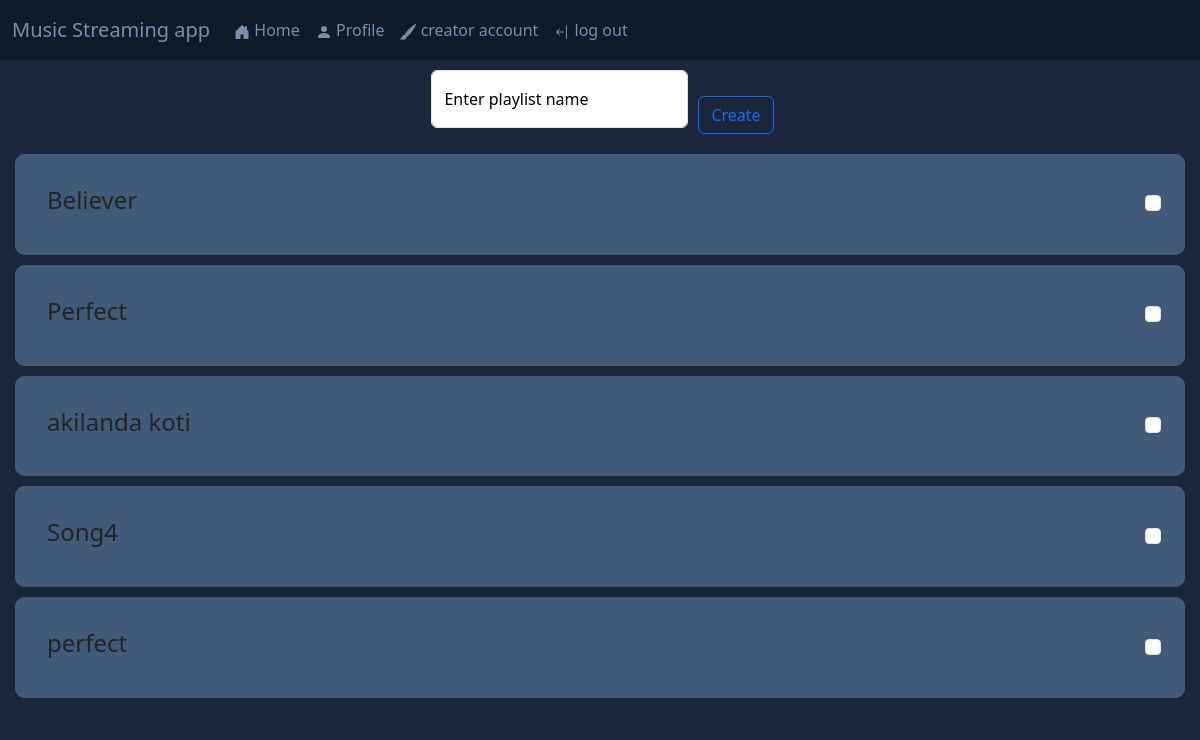
/Home/1/createPlaylist, run on the app's committed database.
### main.py (models this page shows)
class Song(db.Model):
  __tablename__ = "Song"
  Sid = db.Column(db.Integer, primary_key=True, autoincrement=True)
  SongName = db.Column(db.String(80), nullable=False)
  SongLocation = db.Column(db.String(80), nullable=False)
  Genre = db.Column(db.String(80), nullable=False)
  Cid = db.Column(db.Integer, db.ForeignKey("Creator.id"), nullable=False)
  CoverImgLoc = db.Column(db.String(80))
  NoOfStreams = db.Column(db.Integer)
  artistName = db.Column(db.String(80))
  LyricsLoc = db.Column(db.String(80))
  ReleaseDate = db.Column(db.String(15))
  album_id = db.Column(db.Integer, db.ForeignKey('Albums.Aid'))
  AvgRating = db.Column(db.Integer, default=0)

### main.py (the view, shortened to what this page needs)
@app.route("/Home/<int:userid>/createPlaylist", methods=["GET", "POST"])
def CreatePlaylist(userid):
  if (request.method == "GET"):
    with Session(engine) as session:
      Songs = session.query(Song).all()
      return render_template("createPlaylist.html",
                             userid=userid,
                             Songs=Songs,
                             error=False)

### templates/createPlaylist.html (shortened to what this page needs)
<!DOCTYPE html>
<html>
     <head>
          <link rel="stylesheet" href="/static/css/style.css">
          <link href="https://cdn.jsdelivr.net/npm/bootstrap@5.3.2/dist/css/bootstrap.min.css" rel="stylesheet">
     </head>
     <body>
          <header>
               <nav  class="navbar navbar-expand-lg bg-body-tertiary" style="padding-top: 0px;padding-bottom: 0px;">
                    <div class="container-fluid">
                         <a class="navbar-brand" id="text" href="/Home/{{userid}}">Music Streaming app</a>
                         <div class="collapse navbar-collapse" id="navbarTogglerDemo02">
                              <ul class="navbar-nav me-auto mb-2 mb-lg-0">
                                   <li class="nav-item">
                                   <a id="text" class="nav-link active" aria-current="page" href="/Home/{{userid}}">
                                        Home</a>
                                   </li>
                                   <li class="nav-item">
                                        <a id="text" class="nav-link active" aria-current="page" href="/Profile/{{userid}}">
                                             <svg xmlns="http://www.w3.org/2000/svg" width="16" height="16" fill="currentColor" class="bi bi-person-fill" viewBox="0 0 16 16">
                                                  <path d="M3 14s-1 0-1-1 1-4 6-4 6 3 6 4-1 1-1 1H3Zm5-6a3 3 0 1 0 0-6 3 3 0 0 0 0 6Z"/>
                                             </svg>
                                             Profile</a>
                                   </li>
                                   <li class="nav-item">
                                        <a id="text" class="nav-link active" aria-current="page" href="/Creator/{{userid}}">
                                             creator account</a>
                                   </li>
                                   <li class="nav-item">
                                        <a id="text" class="nav-link active" aria-current="page" href="/">
                                             log out
                                        </a>
                                   </li>
                              </ul>
                         </div>
                    </div>
               </nav>
          </header>
          <div id="main" style="padding:5px;">
               <form action="/Home/{{userid}}/createPlaylist" method="POST" onsubmit="validateForm()" id="myForm">
                    <div style="display: flex;justify-content:center;align-items:center">
                         <div class="form-floating mb-3" style="margin: 5px;color: black;">
                              <input  name="PlaylistName" type="text" class="form-control" id="floatingInput" placeholder="playlist name" required>
                              <label for="floatingInput">Enter playlist name</label>
                         </div>
                         <div style="margin-left:5px ;">
                              <button class="btn btn-outline-primary" type="submit" id="submitButton">Create</button>
                         </div>
                    </div>
                    {%for i in range(Songs|length)%}
                    <div class="card" style="margin: 10px;background-color: #415A77;border-width: 0px;border-radius: 10px;">
                         <div class="card-body inner-card" style="display: flex;align-items:center;background-color: #415A77;border-width: 0px;border-radius: 10px;">
                              <div class="card-body">
                                   <h4>{{Songs[i].SongName}}</h4>
                              </div>
                              <div class="form-check" style="float: right;">
                                   <input class="form-check-input" type="checkbox" name="Checkedsongs" id="flexCheckDefault" value="{{Songs[i].Sid}}">
                              </div>
                         </div>
                    </div>
                    {%endfor%}
               </form>
          </div>
     </body>
</html>

### static/css/style.css (style rules this page uses)
.card { margin:10px; border-radius: 30px; background-color: #778DA9; color: #0D1B2A; }
#text { color: #778DA9; }
.container-fluid { padding-top:10px; padding-bottom:10px; }
#main { background-color: #1B263B; color: white; }
.navbar { padding-top:0px; padding-bottom: 0px; }
button { border: 0; border-radius: 10px; margin:5px; padding: auto; }
html { font-family:'Times New Roman', Times, serif ; background-color:#1B263B; }
nav { padding:0; }
header { padding:0; margin:0; }
.container-fluid { padding-bottom: 10px; padding-top: 10px; background-color:#0D1B2A; }
.btn-outline-primary { margin-top: 20px; }

### templates/createPlaylist.html (style rules this page uses)
.inner-card { display: inline; }

### data on the page
Song: SongName "Believer"
Song: SongName "Perfect"
Song: SongName "akilanda koti"
Song: SongName "Song4"
Song: SongName "perfect"
